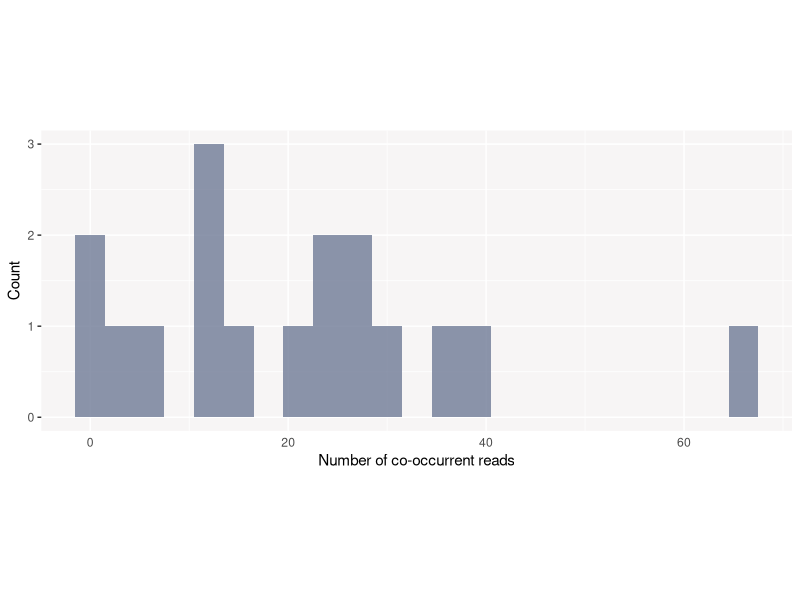

Source code (R):
# Script to get number of friends co-occurring within a certain time window


# Packages
  library(dplyr)
  library(tidyr)
  library(tibble)
  library(lubridate)
  library(ggplot2)
  library(readr)
  library(data.table)
  library(patchwork)
  library(stringr)


## 1. DATA IMPORT AND MANIPULATION
# Import data
  df <- read_delim("20201008.CSV", ";", escape_double = FALSE, trim_ws = TRUE)


# Naming my columns
  names(df) <- c( "Identifier", "Date", "Time",
                  "Unit.number", "Antenna.number", "Transponder.type",
                  "Transponder.code", "Weight", "Input.status",
                  "Output.status", "Event", "GPS.coordinates")


# Defining my variables
  df$Identifier <- as.integer(df$Identifier)
  df$Time <- as.character(df$Time) # this needs to be changed while reading the file
  df$Unit.number <- as.integer(df$Unit.number)
  df$Transponder.code <- as.character(df$Transponder.code)
  df$Actual_time <- dmy_hms(paste(df$Date,df$Time,sep=" "))

# I make a new df with a subset of the variables of interest here
  new_dataset<-subset(df, select=c(Identifier, Actual_time, Unit.number, Transponder.code))
  names(new_dataset) <- c("Identifier", "time", "antenna", "id")

# A list of dataframe. Each dataframe corresponds to one antenna.
  df_list_ant <- split(new_dataset, f = new_dataset$antenna)



## 2. OBTAIN FRIENDS CO-OCCURRING WITHIN A CERTAIN TIME WINDOW
# I define my objects
  time.window <- 2 # Time window in seconds
  nb.antennas <- length(df_list_ant) # Number of antennas considered
  individuals <- unique(new_dataset$id) # A character vector containing all the recorded invididuals
  nb.individuals <- length(individuals) # Number of individuals

# Define the lists and vectors used in the loops below
  focal <- list()
  list_co_occurrences <- list()
  co_occurrences_per_ind <- list()
  nb.occ <- numeric()
  nb.ind <- numeric()
  nb.ind.list <- list()
  Shoaling.dfs <- list()

  for (x in 1:nb.antennas){                    # Antenna loop

    for (a in 1:nb.individuals){     # Individuals loop

      # Each df = reads of one ind. at one antenna
        focal[[a]] <- subset(df_list_ant[[x]], id == individuals[a])
      # If individuals have been read by an antenna, run the loop below
        if (nrow(focal[[a]] != 0)){
        for (i in 1:nb.individuals){             # Time window loop


      # A list. Each df corresponds to the co-occurring reads for a single read of the focal individuals
        list_co_occurrences[[i]] <- subset(df_list_ant[[x]],
                                  abs(difftime(df_list_ant[[x]]$time, focal[[a]]$time[i], units = "s")) <= time.window)

        }} # End of time window loop and 'if'

      # I obtain a dataframe with all the reads co-occurring with the focal individuals at a given antenna
      # NB: The reads from the focal ind are included too
        co_occurrences_per_ind[[a]] <- bind_rows(list_co_occurrences)

      # I remove the reads from the focal individual
        co_occurrences_per_ind[[a]] <- subset(co_occurrences_per_ind[[a]], id != individuals[a])

      # Remove the repeats. I end up with a list. Each df contains all the reads (from non-focal individuals) within the time window
        co_occurrences_per_ind[[a]] <- co_occurrences_per_ind[[a]]  %>% distinct()

      # List of list. This part of code isn't ready yet.
      # nb.ind.list[[x]] <- co_occurrences_per_ind

      # I want to know the number of co-occurrent _reads_ per focal individual (regardless of identity of co-occurent fish)
        nb.occ[a] <- c(nrow(co_occurrences_per_ind[[a]]))

      } # end of individuals loop

      # Number of co-occurrent reads per individual for each antenna
        Shoaling.dfs[[x]] <- data.frame(nb.occ, individuals, df_list_ant[[x]]$antenna[1])

  } # end of antenna loop

# I bind the rows of the list.
  Shoaling.df <- bind_rows(Shoaling.dfs)

# Rename column 3
  names(Shoaling.df)[3] <- "antenna"

# Spread the table horizontally. Each column for one antenna
  Shoaling.df <- spread(Shoaling.df, antenna, nb.occ)

# I create my sociality index
  Shoaling.df$tot <- rowSums(Shoaling.df[,-1])


  ggplot(data=Shoaling.df, aes(tot)) +
    geom_histogram(binwidth = 3,
      aes(),
      fill="#6f7b96",
      alpha = .8) +
    labs(x="Number of co-occurrent reads", y="Count") +
    theme(axis.ticks.x = element_blank(),
          panel.background = element_rect(fill = "#f7f5f5"),
          aspect.ratio = .4) +
    ylim(0, 3)

